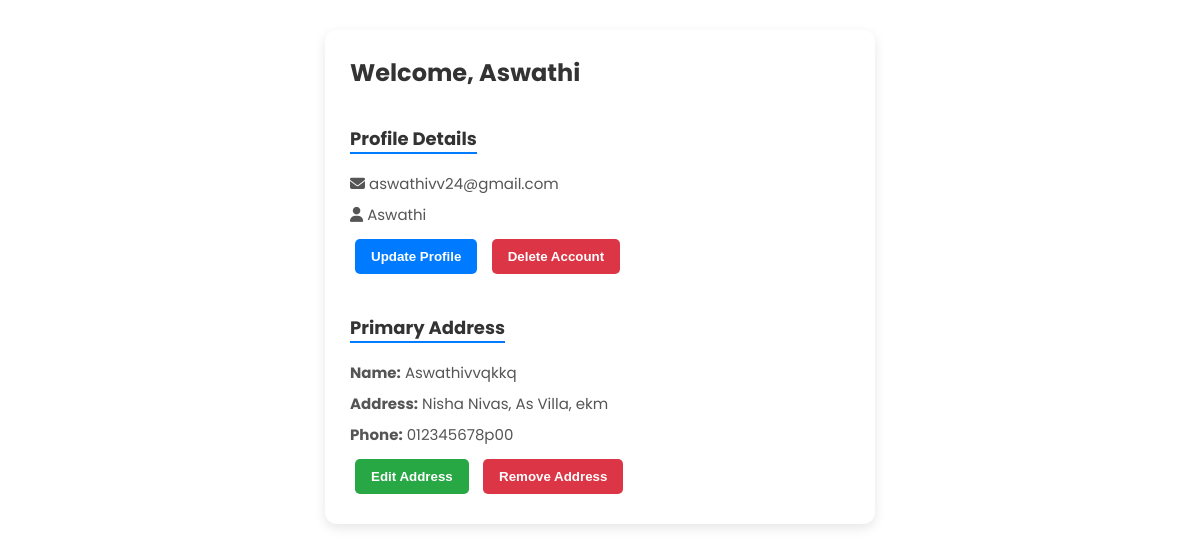
/profile/ (signed in), run on an earlier commit of the app's database.
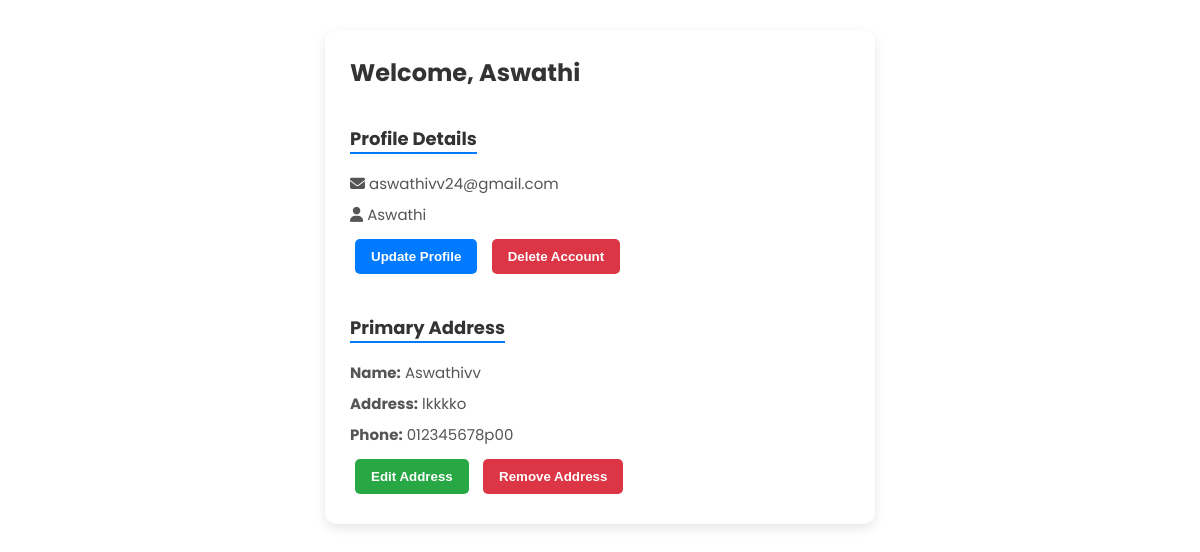
And on a later commit of the database.
### app/models.py (models this page shows)
class Profile(models.Model):
    user = models.OneToOneField(User, on_delete=models.CASCADE)
    primary_address=models.ForeignKey(Address, on_delete=models.SET_NULL,null=True,blank=True)

class Address(models.Model):
    user = models.ForeignKey(User, on_delete=models.CASCADE)
    name = models.CharField(max_length=255)
    address = models.TextField()
    phone_number = models.CharField(max_length=20)

### app/views.py (the view)
# urls.py: path('profile/', views.profile_view, name='profile_view'),
@login_required
def profile_view(request):
    profile, created = Profile.objects.get_or_create(user=request.user)
    addresses = Address.objects.filter(user=request.user)
    return render(request, 'user/profile.html', {'profile': profile, 'addresses': addresses})

### templates/user/profile.html (shortened to what this page needs)
<!DOCTYPE html>
<html lang="en">
<head>
    <link rel="stylesheet" href="https://cdnjs.cloudflare.com/ajax/libs/font-awesome/6.5.1/css/all.min.css">
</head>
<body>
<div class="profile-container">
    <h2>Welcome, {{ user.first_name }}</h2>
    <div class="profile-details">
        <h3 class="section-title">Profile Details</h3>
        <p><i class="fa-solid fa-envelope"></i> {{ user.username }}</p>
        <p><i class="fa-solid fa-user"></i> {{ user.first_name }}</p>
        <button class="btn btn-primary" onclick="openModal('updateProfileModal')">Update Profile</button>
        <button class="btn btn-danger" onclick="openModal('deleteAccountModal')">Delete Account</button>
    </div>
    <div class="address-details">
        <h3 class="section-title">Primary Address</h3>
        {% if profile.primary_address %}
            <p><strong>Name:</strong> {{ profile.primary_address.name }}</p>
            <p><strong>Address:</strong> {{ profile.primary_address.address }}</p>
            <p><strong>Phone:</strong> {{ profile.primary_address.phone_number }}</p>
            <button class="btn btn-success" onclick="openEditModal('{{ profile.primary_address.id }}', '{{ profile.primary_address.name|escapejs }}', '{{ profile.primary_address.address|escapejs }}', '{{ profile.primary_address.phone_number|escapejs }}')">Edit Address</button>
            <button class="btn btn-danger" onclick="openDeleteModal('{{ profile.primary_address.id }}')">Remove Address</button>
        {% else %}
            <p>No address found. Please add your address details.</p>
            <button class="btn btn-primary" onclick="openAddModal()">Add Address</button>
        {% endif %}
    </div>
</div>
</body>
</html>

What changed in the data, as far as the page shows it:
changed Profile: primary_address.name "Aswathivvqkkq" → "Aswathivv"; primary_address.address "Nisha Nivas, As Villa, ekm" → "lkkkko"
